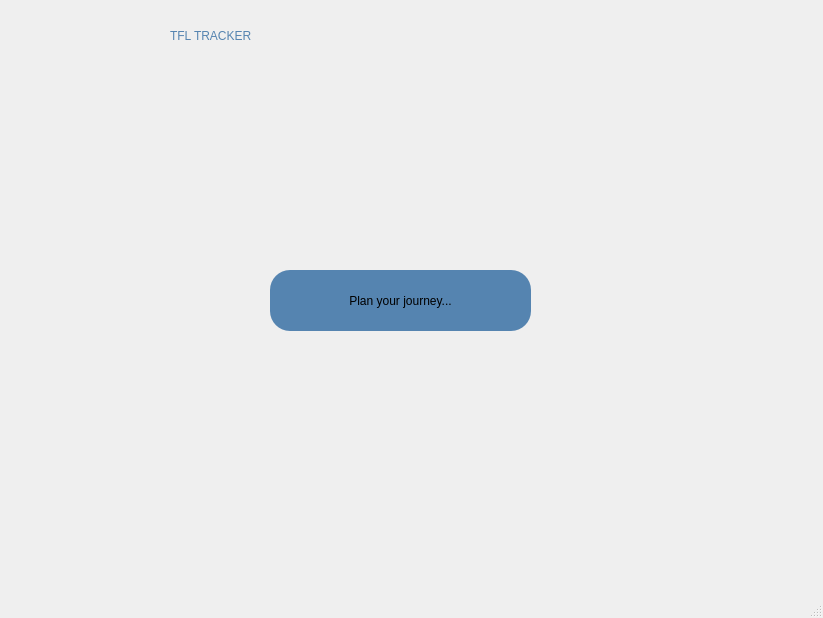
<?xml version="1.0" encoding="UTF-8"?>
<ui version="4.0">
 <class>MainWindow</class>
 <widget class="QMainWindow" name="MainWindow">
  <property name="geometry">
   <rect>
    <x>0</x>
    <y>0</y>
    <width>823</width>
    <height>618</height>
   </rect>
  </property>
  <property name="windowTitle">
   <string>MainWindow</string>
  </property>
  <property name="styleSheet">
   <string notr="true"/>
  </property>
  <widget class="QWidget" name="centralwidget">
   <widget class="QLabel" name="label">
    <property name="geometry">
     <rect>
      <x>0</x>
      <y>0</y>
      <width>821</width>
      <height>611</height>
     </rect>
    </property>
    <property name="styleSheet">
     <string notr="true">background-image: url(:/newPrefix/londonback.jpg);</string>
    </property>
    <property name="text">
     <string/>
    </property>
    <property name="pixmap">
     <pixmap resource="mainbackground.qrc">:/newPrefix/londonback.jpg</pixmap>
    </property>
   </widget>
   <widget class="QLabel" name="label_2">
    <property name="geometry">
     <rect>
      <x>170</x>
      <y>0</y>
      <width>481</width>
      <height>71</height>
     </rect>
    </property>
    <property name="styleSheet">
     <string notr="true">color: rgb(85, 132, 176);
font: 81 36pt &quot;Akira Expanded&quot;;</string>
    </property>
    <property name="text">
     <string>TFL TRACKER</string>
    </property>
   </widget>
   <widget class="QPushButton" name="btn_open">
    <property name="geometry">
     <rect>
      <x>270</x>
      <y>270</y>
      <width>261</width>
      <height>61</height>
     </rect>
    </property>
    <property name="styleSheet">
     <string notr="true">font: 75 italic 20pt &quot;Century Gothic&quot;;
background-color: rgb(85, 132, 176);
border-radius: 20px;</string>
    </property>
    <property name="text">
     <string>Plan your journey...</string>
    </property>
    <property name="checkable">
     <bool>false</bool>
    </property>
    <property name="autoDefault">
     <bool>false</bool>
    </property>
   </widget>
  </widget>
  <widget class="QStatusBar" name="statusbar"/>
 </widget>
 <resources>
  <include location="mainbackground.qrc"/>
 </resources>
 <connections/>
</ui>
